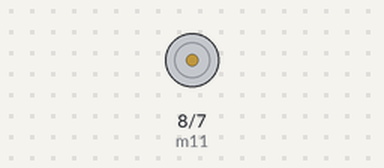
Recording of a sketch running on a simulated Arduino Uno, built with avr-gcc and run on an emulated ATmega328P. On the bench: motor-driver pin pairs drawn as motors (green arrow = first pin HIGH = forward, orange = second pin HIGH = backward, longer = more drive, scaled by the enable pin). What the sketch prints to the serial monitor is not drawn.

Above: at 0.5 s.
At 3.3 s:
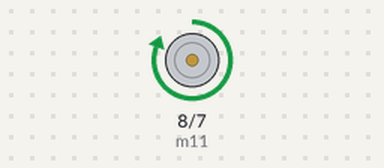
At 7.6 s:
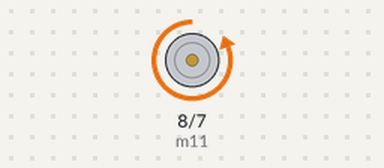
Timing chart, 0 to 11.4 s (numbered marks = the images above):
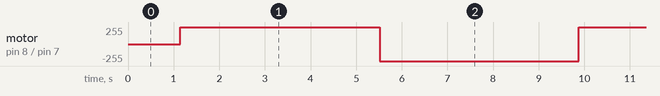

The sketch:

test_mot_acc-decc_l293d.ino
```cpp
int m11 = 8;
int m12 = 7;
int en  = 6;
int poti = A2;

int start = 0;
int target = 0;

void setup() {
  Serial.begin(9600);
  pinMode(m11, OUTPUT);
  pinMode(m12, OUTPUT);
  pinMode(en, OUTPUT);
  pinMode(poti, INPUT);

  Serial.println(start);
  Serial.println(target);
}

void acc(int start, int target) {
  for (int i = start; i <= target; i++) {
    analogWrite(en, i);
    Serial.println(i);
    //delay(10);
  }
  //start = target;
}

void decc(int start, int target) {
  for (int i = start; i >= target; i--) {
    analogWrite(en, i);
    Serial.println(i);
    //delay(10);
  }
  //start = target;
}

void loop() {
  //target = map(analogRead(poti), 0, 1023, 0, 255);
  digitalWrite(m11, HIGH);
  digitalWrite(m12, LOW);
  acc(0, 255);
  delay(2000);

  //target = map(analogRead(poti), 0, 1023, 0, 255);
  //digitalWrite(m11, LOW);
  //digitalWrite(m12, LOW);

  decc(255, 0);
  digitalWrite(m11, LOW);
  digitalWrite(m12, HIGH);
  acc(0, 255);
  delay(2000);
  decc(255, 0);
}
```

Measured:
- by itself, motor on pin 8 (m11) / pin 7 (m12): alternates forward 255/255 for 4.4 s and backward 255/255 for 4.4 s
